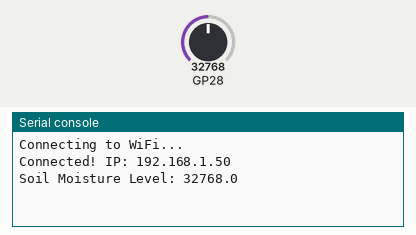
Recording of a program running on a simulated Raspberry Pi Pico running MicroPython. Parts: the last lines printed to the serial console. The inputs (shaded band) are chosen by the test bench; at power-on: GP28 = 32768 (analog values on the 0–65535 scale). WiFi joins after 1.5 s; no MQTT or app messages arrive unless stated.

Above: at 3.3 s.
3.4 s: GP28 set to 45874
At 3.9 s:
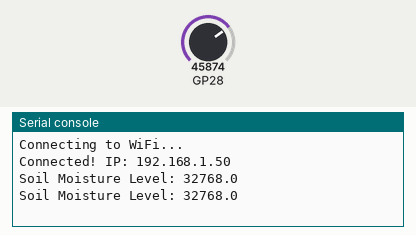
4.9 s: GP28 set to 57670
At 6.5 s:
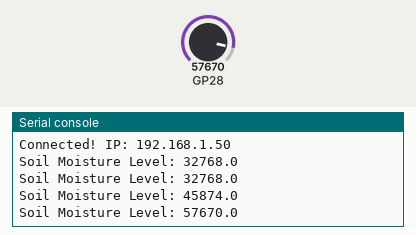
Timing chart, 0 to 8.0 s (numbered marks = the images above; inputs shaded):
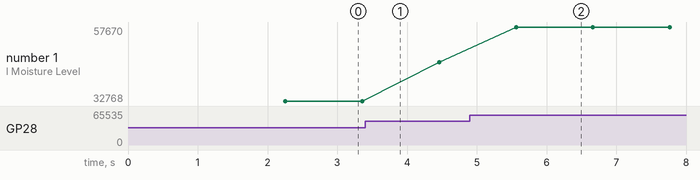

Measured:
- after the input at 4.9 s, the serial console: prints a new line after 0.66 s (image 2)
- plotted number 1: 32768 → 45874 after the input at 3.4 s, 45874 → 57670 after the input at 4.9 s

The program:

soil_moisture_send.py
```python
import time
from wifi import WiFi
from CapacitiveSoilMoistureSensor import SoilMoistureSensor
from mqtt import MQTT

# WiFi configuration
WIFI_SSID = 'voronet-TEMP'
WIFI_PASSWORD = 'C1derD0nut'

# MQTT configuration
MQTT_BROKER = '192.168.1.21'
MQTT_PORT = 1883
MQTT_TOPIC = 'plants/pitcher/data'

# Initialize WiFi
wifi = WiFi(WIFI_SSID, WIFI_PASSWORD)


# Initialize MQTT client
mqtt_client = MQTT('soil_moisture_client', MQTT_BROKER)

# Initialize soil moisture sensor
soil_sensor = SoilMoistureSensor(28)

def publish_soil_moisture():
    while True:
        # Read soil moisture data
        soil_moisture = soil_sensor.read_average_moisture()

        # Publish data to MQTT topic
        mqtt_client.publish(MQTT_TOPIC, str(soil_moisture))
        print(f"Soil Moisture Level: {soil_moisture}")

        # Wait for 1 second
        time.sleep(1)

if __name__ == '__main__':
    publish_soil_moisture()
```

wifi.py
```python
# Anton Voronov, ravenspired, voronet.net
# WiFi Class


import network
import time

class WiFi:
    def __init__(self, ssid, password):
        self.ssid = ssid
        self.password = password
        self.wlan = network.WLAN(network.STA_IF)
        self.connected = False
        self.connect()

    def connect(self):
        self.wlan.active(True)
        self.wlan.connect(self.ssid, self.password)
        print("Connecting to WiFi...")

        for _ in range(10):  # Retry for 10 seconds
            if self.wlan.isconnected():
                self.connected = True
                print("Connected! IP:", self.wlan.ifconfig()[0])
                return
            time.sleep(1)

        print("Failed to connect to WiFi.")
        self.connected = False

    def check_connection(self):
        if not self.wlan.isconnected():
            print("WiFi lost. Reconnecting...")
            self.connect()
```

CapacitiveSoilMoistureSensor.py
```python
# Anton Voronov, ravenspired, voronet.net
# Capacitive Soil Moisture Sensor Class
#
# This class is used to read the soil moisture level from a capacitive soil moisture sensor connected to an analog pin on the Raspberry Pi Pico.
# The sensor provides an analog voltage that changes based on the moisture content in the soil.
# The Pico reads the analog voltage from the sensor and converts it to a digital value using the ADC (Analog to Digital Converter) module.
# The digital value is returned as a raw number without predefined thresholds.
#
# The sensor has three wires: VCC, GND, and OUT.
# Connect the VCC wire to 3V3, the GND wire to GND, and the OUT wire to the analog pin (28) on the Pico.

from machine import ADC, Pin
import utime

class SoilMoistureSensor:
    def __init__(self, pin_number):
        self.sensor = ADC(Pin(pin_number))

    def read_average_moisture(self, samples=10):
        total = 0
        for _ in range(samples):
            total += self.sensor.read_u16()
            utime.sleep_ms(10)
        return total / samples

if __name__ == "__main__":
    soil_sensor = SoilMoistureSensor(28)
    last_check_time = utime.ticks_ms()
    check_interval = 1000  # 1 second

    while True:
        current_time = utime.ticks_ms()

        # Check soil moisture level every second
        if utime.ticks_diff(current_time, last_check_time) >= check_interval:
            moisture_level = soil_sensor.read_average_moisture()
            last_check_time = current_time
            print(f"Soil Moisture Level: {moisture_level}")

        utime.sleep_ms(10)
```

mqtt.py
```python
# Anton Voronov, ravenspired, voronet.net
#MQTT class


from umqtt.simple import MQTTClient

class MQTT:
    def __init__(self, client_id, broker):
        self.client = MQTTClient(client_id, broker)
        self.topics = {}
        self.client.set_callback(self._callback)
        self.client.connect()

    def _callback(self, topic, msg):
        topic_str = topic.decode()
        if topic_str in self.topics:
            self.topics[topic_str](msg.decode())

    def subscribe(self, topic, callback):
        self.topics[topic] = callback
        self.client.subscribe(topic)

    def publish(self, topic, message):
        self.client.publish(topic, message)

    def check_messages(self):
        self.client.check_msg()
```
